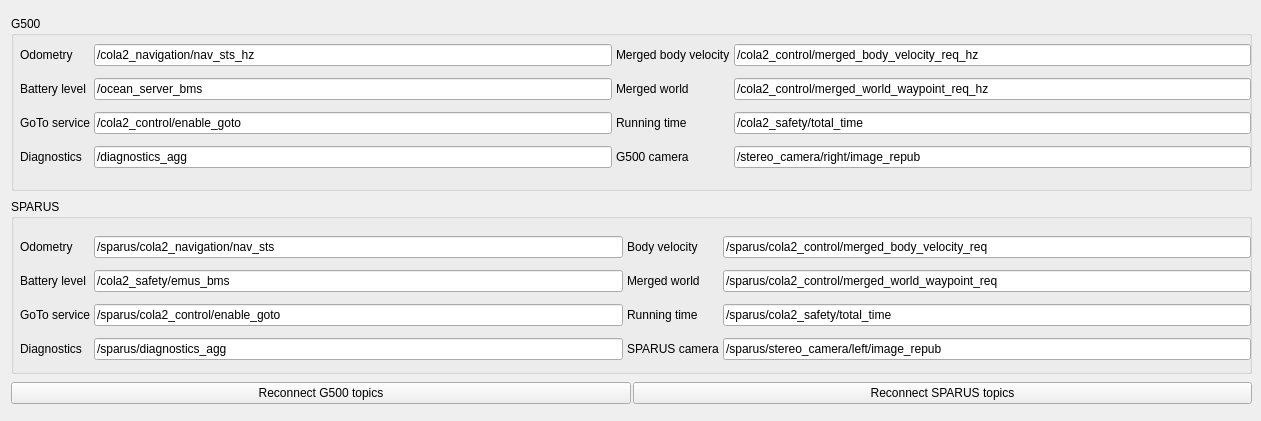
        <widget class="QWidget" name="mainTabs_settings">
         <attribute name="title">
          <string>VehicleControl Settings</string>
         </attribute>
         <widget class="QWidget" name="layoutWidget_1">
          <property name="geometry">
           <rect>
            <x>11</x>
            <y>11</y>
            <width>1241</width>
            <height>401</height>
           </rect>
          </property>
          <layout class="QVBoxLayout" name="verticalLayout_4">
           <property name="spacing">
            <number>3</number>
           </property>
           <property name="leftMargin">
            <number>0</number>
           </property>
           <property name="topMargin">
            <number>0</number>
           </property>
           <property name="bottomMargin">
            <number>0</number>
           </property>
           <item>
            <widget class="QGroupBox" name="groupBox_2">
             <property name="sizePolicy">
              <sizepolicy hsizetype="Expanding" vsizetype="Fixed">
               <horstretch>0</horstretch>
               <verstretch>0</verstretch>
              </sizepolicy>
             </property>
             <property name="minimumSize">
              <size>
               <width>0</width>
               <height>175</height>
              </size>
             </property>
             <property name="maximumSize">
              <size>
               <width>16777215</width>
               <height>175</height>
              </size>
             </property>
             <property name="title">
              <string>G500</string>
             </property>
             <widget class="QWidget" name="formLayoutWidget_2">
              <property name="geometry">
               <rect>
                <x>9</x>
                <y>20</y>
                <width>1231</width>
                <height>143</height>
               </rect>
              </property>
              <layout class="QGridLayout" name="gridLayout_2" rowstretch="0,0,0,0,0" rowminimumheight="0,0,0,0,0">
               <property name="bottomMargin">
                <number>0</number>
               </property>
               <property name="spacing">
                <number>4</number>
               </property>
               <item row="2" column="0">
                <widget class="QLabel" name="label_12">
                 <property name="text">
                  <string>Battery level</string>
                 </property>
                </widget>
               </item>
               <item row="2" column="1">
                <widget class="QLineEdit" name="g500TopicBatteryLevel">
                 <property name="text">
                  <string>/ocean_server_bms</string>
                 </property>
                </widget>
               </item>
               <item row="4" column="0">
                <widget class="QLabel" name="label_4">
                 <property name="text">
                  <string>Diagnostics</string>
                 </property>
                </widget>
               </item>
               <item row="0" column="0">
                <widget class="QLabel" name="label_11">
                 <property name="text">
                  <string>Odometry</string>
                 </property>
                </widget>
               </item>
               <item row="0" column="1">
                <widget class="QLineEdit" name="g500TopicOdometry">
                 <property name="text">
                  <string>/cola2_navigation/nav_sts_hz</string>
                 </property>
                </widget>
               </item>
               <item row="0" column="2">
                <widget class="QLabel" name="label_37">
                 <property name="text">
                  <string>Merged body velocity</string>
                 </property>
                </widget>
               </item>
               <item row="4" column="1">
                <widget class="QLineEdit" name="g500TopicDiagnostics">
                 <property name="text">
                  <string>/diagnostics_agg</string>
                 </property>
                </widget>
               </item>
               <item row="2" column="2">
                <widget class="QLabel" name="label_36">
                 <property name="text">
                  <string>Merged world</string>
                 </property>
                </widget>
               </item>
               <item row="0" column="3">
                <widget class="QLineEdit" name="g500TopicMergedBodyVel">
                 <property name="text">
                  <string>/cola2_control/merged_body_velocity_req_hz</string>
                 </property>
                </widget>
               </item>
               <item row="2" column="3">
                <widget class="QLineEdit" name="g500TopicMergedWorld">
                 <property name="text">
                  <string>/cola2_control/merged_world_waypoint_req_hz</string>
                 </property>
                </widget>
               </item>
               <item row="3" column="3">
                <widget class="QLineEdit" name="g500TopicRunningTime">
                 <property name="text">
                  <string>/cola2_safety/total_time</string>
                 </property>
                </widget>
               </item>
               <item row="3" column="2">
                <widget class="QLabel" name="label_3">
                 <property name="text">
                  <string>Running time</string>
                 </property>
                </widget>
               </item>
               <item row="3" column="1">
                <widget class="QLineEdit" name="g500TopicGoToService">
                 <property name="text">
                  <string>/cola2_control/enable_goto</string>
                 </property>
                </widget>
               </item>
               <item row="4" column="3">
                <widget class="QLineEdit" name="g500CameraTopic">
                 <property name="text">
                  <string>/stereo_camera/right/image_repub</string>
                 </property>
                </widget>
               </item>
               <item row="4" column="2">
                <widget class="QLabel" name="label_38">
                 <property name="text">
                  <string>G500 camera</string>
                 </property>
                </widget>
               </item>
               <item row="3" column="0">
                <widget class="QLabel" name="label_5">
                 <property name="text">
                  <string>GoTo service</string>
                 </property>
                </widget>
               </item>
              </layout>
             </widget>
            </widget>
           </item>
           <item>
            <widget class="QGroupBox" name="groupBox_4">
             <property name="sizePolicy">
              <sizepolicy hsizetype="Expanding" vsizetype="Fixed">
               <horstretch>0</horstretch>
               <verstretch>0</verstretch>
              </sizepolicy>
             </property>
             <property name="minimumSize">
              <size>
               <width>0</width>
               <height>175</height>
              </size>
             </property>
             <property name="maximumSize">
              <size>
               <width>16777215</width>
               <height>175</height>
              </size>
             </property>
             <property name="title">
              <string>SPARUS</string>
             </property>
             <widget class="QWidget" name="formLayoutWidget">
              <property name="geometry">
               <rect>
                <x>9</x>
                <y>29</y>
                <width>1231</width>
                <height>141</height>
               </rect>
              </property>
              <layout class="QGridLayout" name="gridLayout_4" columnstretch="0,0,0,0,0">
               <property name="spacing">
                <number>4</number>
               </property>
               <item row="2" column="2">
                <widget class="QLabel" name="label_40">
                 <property name="text">
                  <string>Running time</string>
                 </property>
                </widget>
               </item>
               <item row="1" column="1">
                <widget class="QLineEdit" name="sparusTopicBatteryLevel">
                 <property name="text">
                  <string>/cola2_safety/emus_bms</string>
                 </property>
                </widget>
               </item>
               <item row="2" column="1">
                <widget class="QLineEdit" name="sparusTopicGoToService">
                 <property name="text">
                  <string>/sparus/cola2_control/enable_goto</string>
                 </property>
                </widget>
               </item>
               <item row="0" column="0">
                <widget class="QLabel" name="label_6">
                 <property name="text">
                  <string>Odometry</string>
                 </property>
                </widget>
               </item>
               <item row="3" column="4">
                <widget class="QLineEdit" name="sparusCameraTopic">
                 <property name="text">
                  <string>/sparus/stereo_camera/left/image_repub</string>
                 </property>
                </widget>
               </item>
               <item row="1" column="0">
                <widget class="QLabel" name="label_7">
                 <property name="text">
                  <string>Battery level</string>
                 </property>
                </widget>
               </item>
               <item row="3" column="2">
                <widget class="QLabel" name="label_31">
                 <property name="text">
                  <string>SPARUS camera</string>
                 </property>
                </widget>
               </item>
               <item row="3" column="1">
                <widget class="QLineEdit" name="sparusTopicDiagnostics">
                 <property name="text">
                  <string>/sparus/diagnostics_agg</string>
                 </property>
                </widget>
               </item>
               <item row="0" column="1">
                <widget class="QLineEdit" name="sparusTopicOdometry">
                 <property name="text">
                  <string>/sparus/cola2_navigation/nav_sts</string>
                 </property>
                </widget>
               </item>
               <item row="1" column="2">
                <widget class="QLabel" name="label_39">
                 <property name="text">
                  <string>Merged world</string>
                 </property>
                </widget>
               </item>
               <item row="2" column="0">
                <widget class="QLabel" name="label_8">
                 <property name="text">
                  <string>GoTo service</string>
                 </property>
                </widget>
               </item>
               <item row="0" column="2">
                <widget class="QLabel" name="label_10">
                 <property name="text">
                  <string>Body velocity</string>
                 </property>
                </widget>
               </item>
               <item row="3" column="0">
                <widget class="QLabel" name="label_9">
                 <property name="text">
                  <string>Diagnostics</string>
                 </property>
                </widget>
               </item>
               <item row="0" column="4">
                <widget class="QLineEdit" name="sparusTopicMergedBodyVel">
                 <property name="text">
                  <string>/sparus/cola2_control/merged_body_velocity_req</string>
                 </property>
                </widget>
               </item>
               <item row="1" column="4">
                <widget class="QLineEdit" name="sparusTopicMergedWorld">
                 <property name="text">
                  <string>/sparus/cola2_control/merged_world_waypoint_req</string>
                 </property>
                </widget>
               </item>
               <item row="2" column="4">
                <widget class="QLineEdit" name="sparusTopicRunningTime">
                 <property name="text">
                  <string>/sparus/cola2_safety/total_time</string>
                 </property>
                </widget>
               </item>
              </layout>
             </widget>
            </widget>
           </item>
           <item>
            <layout class="QHBoxLayout" name="horizontalLayout_4">
             <property name="spacing">
              <number>2</number>
             </property>
             <item>
              <widget class="QPushButton" name="g500TopicsButton">
               <property name="text">
                <string>Reconnect G500 topics</string>
               </property>
              </widget>
             </item>
             <item>
              <widget class="QPushButton" name="sparusTopicsButton">
               <property name="text">
                <string>Reconnect SPARUS topics</string>
               </property>
              </widget>
             </item>
            </layout>
           </item>
          </layout>
         </widget>
        </widget>
